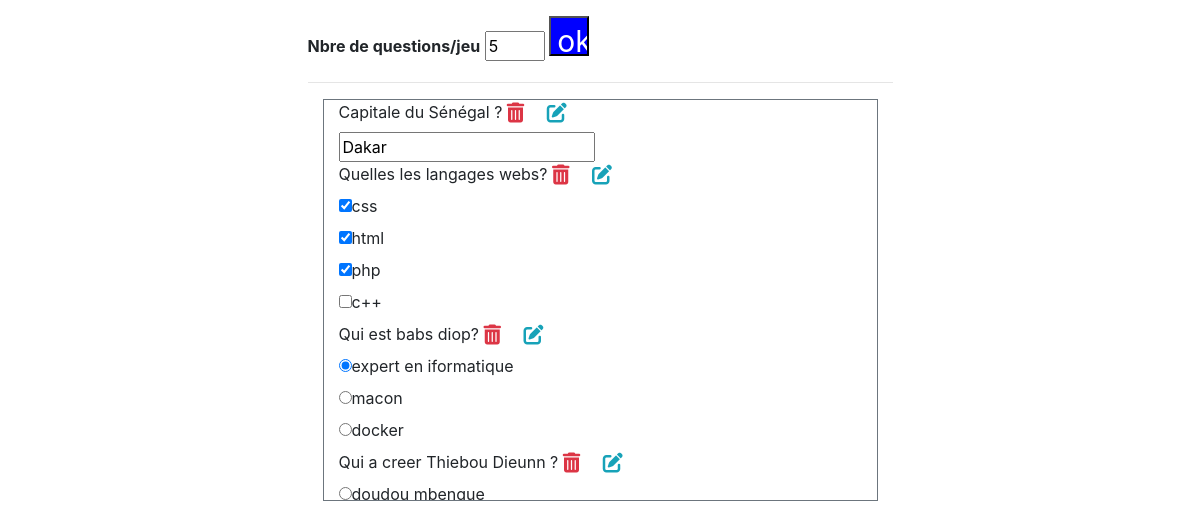
/SRC/liste-question.php, run on the app's committed database.
### tables this page shows
CREATE TABLE `creerquestion` (
  `id` int(11) NOT NULL,
  `question` text NOT NULL,
  `point` int(11) NOT NULL,
  `reponse` varchar(255) NOT NULL
);

CREATE TABLE `reponsequestion` (
  `id` int(11) NOT NULL,
  `reponses` longtext NOT NULL,
  `etat` varchar(255) NOT NULL,
  `id_creerquestion` int(11) NOT NULL
);

### SRC/liste-question.php (the view, shortened to what this page needs)
<!doctype html>
<html lang="en">
  <head>
    <link rel="stylesheet" href="https://stackpath.bootstrapcdn.com/bootstrap/4.3.1/css/bootstrap.min.css"
>
    <link rel="stylesheet" href="../ASSET/CSS/liste-question.css">
  </head>
  <body>
      <div class="row justify-content-center mt-3">
       <div class="bg-white col-lg-6">
            <div class="nombre">
            <form action="" method="post" id="myForm" onsubmit="return validateForm() " >
                    <label for=""> <strong> Nbre de questions/jeu</strong></label>
                    <input type="number" class="" min="0" id="point" name="nombre" value="<?php echo $_COOKIE["fixe_question"] ?>" style="width:60px;height:30px">
                    <input type="submit" id="ok" name="submit" class="" value="ok" style="font-size:30px;color:white;background-color:blue;width:40px;height:40px">
             </form><hr>
             </div>
             <div class="container" >
                 <fieldset class="border border-secondary" id="user_data" >
                 <div class="col" id="scrollZone">
                 <?php
     $select=getConnection();
   if (!$select){
      $MessageConnexion = die ("connection impossible");
}else{
      $afiche = $select->prepare("SELECT * FROM `creerquestion`");
      $afiche->execute();
      $montableau =$afiche->fetchAll();
      for ($i=0; $i < count($montableau) ; $i++) {
        if ($montableau[$i]['reponse']=="texte") {
            $idquestion=$montableau[$i]['id'];
            ?>
            <label for=""><?php echo $montableau[$i]['question']   ?></label>
           <span href="#"  class='supprimer'  id="<?php echo ($montableau[$i]['id']);?>" > <i class="fas  fa-trash-alt fa-lg text-danger" ></i></span> &nbsp;&nbsp;&nbsp; <span href="#"  class='modifier'  id="<?php echo ($montableau[$i]['id']);?>"data-toggle="modal" data-target="#myModal"><i class="fas  fa-edit fa-lg text-info"></i></span>
            <?php
      $afiche = $select->prepare("SELECT reponses,etat FROM reponsequestion WHERE id_creerquestion=:id");
      $afiche->execute(['id'=>$idquestion]);
      $monreponse =$afiche->fetchAll();
      ?>
        <input type="text" name="question<?php echo ($i+1);?>" id="" value="<?php echo $monreponse[0]['reponses'] ; ?>">
        <br>
        <?php
        }
        elseif ($montableau[$i]['reponse']=="multiple") {
            $idquestion=$montableau[$i]['id'];
            ?>
            <label for=""><?php echo $montableau[$i]['question']   ?></label>
            <span href="#"  class='supprimer' id="<?php echo ($montableau[$i]['id']);?>" > <i class="fas  fa-trash-alt fa-lg text-danger" ></i></span> &nbsp;&nbsp;&nbsp; <span href="#"  class='modifier'  id="<?php echo ($montableau[$i]['id']);?>"data-toggle="modal" data-target="#myModal"><i class="fas  fa-edit fa-lg text-info"></i></span> </br>
            <?php
            $afiche = $select->prepare("SELECT reponses,etat FROM reponsequestion WHERE id_creerquestion=:id ");
            $afiche->execute(['id'=>$idquestion]);
            $monreponse =$afiche->fetchAll();
            for ($j=0; $j < count($monreponse) ; $j++) {
                ?>
            <input type="checkbox" <?php if($monreponse[$j]['etat']=="true"){echo 'checked';}  ?> name="" id=""><label for=""><?php echo $monreponse[$j]['reponses'] ;?></label></br>
            <?php
            }
        }
        else{
            $idquestion=$montableau[$i]['id'];
            ?>
           <label for=""><?php echo $montableau[$i]['question']   ?></label>
           <span href="#" class='supprimer'id="<?php echo ($montableau[$i]['id']);?>" > <i class="fas  fa-trash-alt fa-lg text-danger" ></i></span> &nbsp;&nbsp;&nbsp; <span href="#" class='modifier'id="<?php echo ($montableau[$i]['id']);?>"data-toggle="modal" data-target="#myModal"><i class="fas  fa-edit fa-lg text-info"></i></span>  </br>
            <?php
            $afiche = $select->prepare("SELECT reponses,etat FROM reponsequestion WHERE id_creerquestion=:id ");
            $afiche->execute(['id'=>$idquestion]);
            $reponse2 =$afiche->fetchAll();
            for ($j=0; $j < count($reponse2) ; $j++) {
                ?>
            <input type="radio" <?php if($reponse2[$j]['etat']=="true"){echo 'checked';}  ?> name="" id=""><label for=""><?php echo $reponse2[$j]['reponses'] ;?></label></br>
            <?php
            }
            }
        }
      }
     ?>
                 </div>
                 </fieldset>
             </div>
          </div>
          </div>
  </body>
</html>

### ASSET/CSS/liste-question.css (style rules this page uses)
#scrollZone { max-height: 400px; overflow: scroll; }

### data on the page
creerquestion: question "Capitale du Sénégal ?", reponses "Dakar"
creerquestion: question "Quelles les langages webs?"
reponsequestion: etat "☑", reponses "css"
reponsequestion: etat "☑", reponses "html"
reponsequestion: etat "☑", reponses "php"
reponsequestion: reponses "c++"
creerquestion: question "Qui est babs diop?"
reponsequestion: etat "☑", reponses "expert en iformatique"
reponsequestion: reponses "macon"
reponsequestion: reponses "docker"
creerquestion: question "Qui a creer Thiebou Dieunn ?"
reponsequestion: reponses "doudou mbengue"
